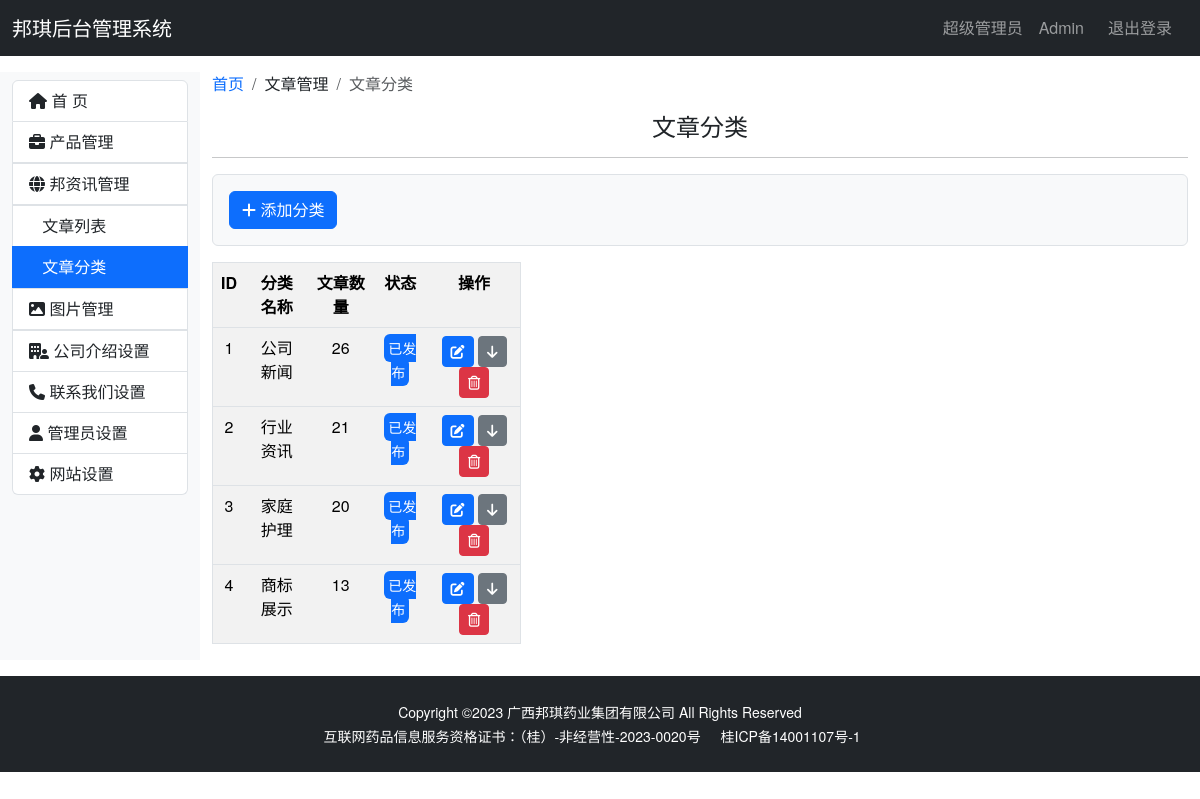
/admin/news_category_list (signed in), run on an earlier commit of the app's database.
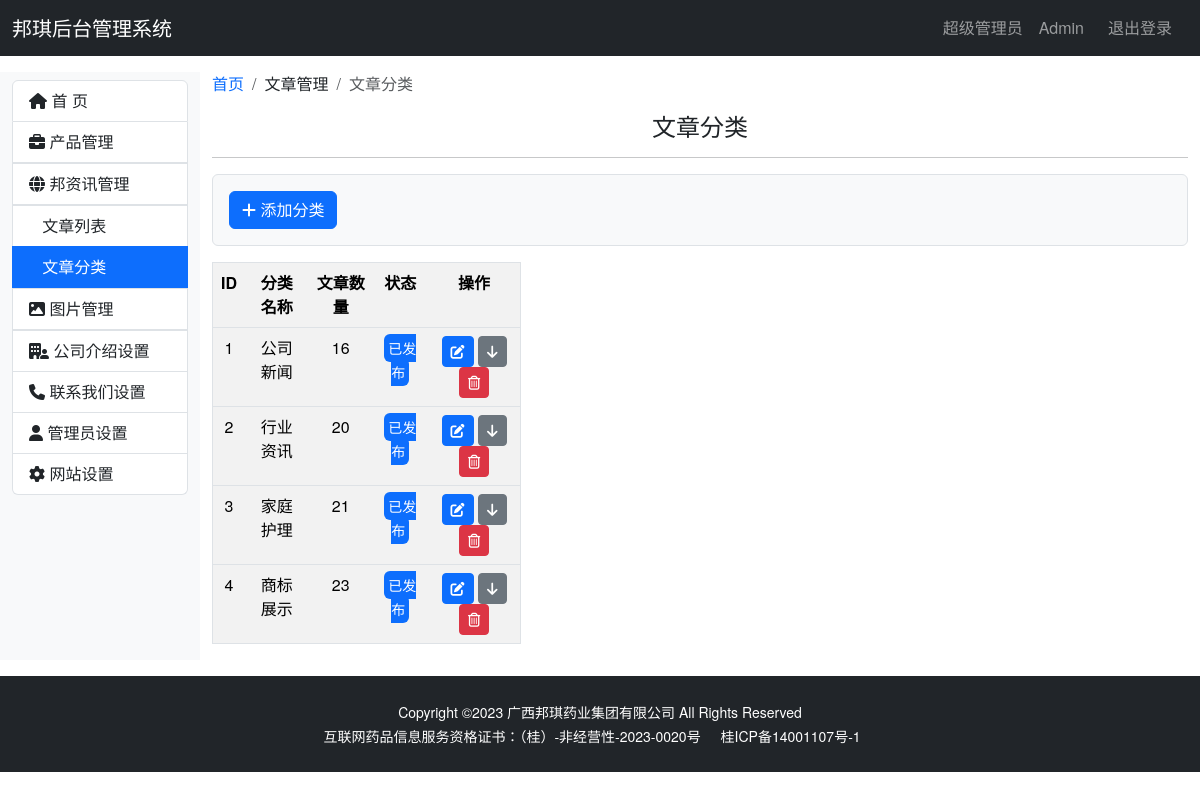
And on a later commit of the database.
### bqwebsite/models.py (models this page shows)
class NewsCategory(db.Model):
    __tablename__ = 'newscategory'
    id = db.Column(db.Integer, primary_key=True, autoincrement=True)
    name = db.Column(db.String(100), unique=True)
    status = db.Column(db.Boolean, default=True)
    timestamp = db.Column(db.DateTime, nullable=False, default=datetime.now, index=True)
    news = db.relationship('News', back_populates='newscategory')

### bqwebsite/blueprints/admin.py (the view)
@admin_bp.route('/news_category_list', methods=['GET', 'POST'])  # 新闻分类列表
@login_required
def news_category_list():
    return render_template('admin/news_category_list.html')

### bqwebsite/extensions.py (called while the page is built)
@login_manager.user_loader
def load_user(user_id):
    from .models import Admin
    user = Admin.query.get(int(user_id))
    return user

### bqwebsite/templates/admin/news_category_list.html (shortened to what the changed rows need)
{% extends 'admin_base.html' %}
{% from 'bootstrap5/pagination.html' import render_pagination %}
{% block content %}
    <div class="container-fluid my-3">
        <div class="row">
            <div class="col-md-10">
                <div class="row">
                    <div class="col-md-4">
                        {% if news_categories %}
                            <table class="table table-striped table-hover border mt-3">
                                <tr class="text-center">
                                    <th>ID</th>
                                    <th>分类名称</th>
                                    <th>文章数量</th>
                                    <th>状态</th>
                                    <th>操作</th>
                                </tr>
                                {% for news_category in news_categories %}
                                    <tbody>
                                    <tr class="text-center">
                                        <td>{{ news_category.id }}</td>
                                        <td>{{ news_category.name }}</td>
                                        <td>{{ news_category.news|length }}</td>
                                        <td>
                                            {% if news_category.status %}
                                                <small class="text-bg-primary p-1 rounded">已发布</small>
                                            {% else %}
                                                <small class="text-bg-secondary p-1 rounded">已下架</small>
                                            {% endif %}
                                        </td>
                                        <td>
                                            <a href="{{ url_for('admin.news_category_edit', news_category_id=news_category.id) }}"
                                               class="btn btn-sm btn-primary">
                                                <i class="fa-solid fa-pen-to-square" title="编辑"></i>
                                            </a>
                                            {% if news_category.status %}
                                                <a href="#" class="btn btn-sm btn-secondary">
                                                    <i class="fa-solid fa-arrow-down" title="撤销"></i>
                                                </a>
                                            {% else %}
                                                <a href="#" class="btn btn-sm btn-secondary">
                                                    <i class="fa-solid fa-arrow-up" title="发布"></i>
                                                </a>
                                            {% endif %}
                                            <a href="#" class="btn btn-sm btn-danger">
                                                <i class="fa-regular fa-trash-can" title="删除"></i>
                                            </a>
                                        </td>
                                    </tr>
                                    </tbody>
                                {% endfor %}
                            </table>
                        {% else %}
                            <div class="alert alert-warning" role="alert">
                                没有分类数据
                            </div>
                        {% endif %}
                    </div>
                </div>
            </div>
        </div>
    </div>
{% endblock %}

What changed in the data, as far as the page shows it:
changed NewsCategory "公司新闻": news|length "26" → "16"
changed NewsCategory "行业资讯": news|length "21" → "20"
changed NewsCategory "家庭护理": news|length "20" → "21"
changed NewsCategory "商标展示": news|length "13" → "23"
